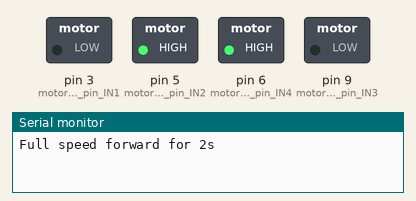
Recording of a sketch running on a simulated Arduino Uno, built with avr-gcc and run on an emulated ATmega328P. Parts: switched loads named in the sketch (green lamp = pin HIGH), the last lines printed to the serial monitor.

Above: at 0.1 s.
At 10.07 s:
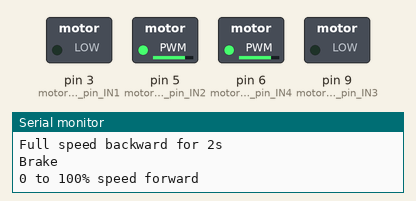
At 15.58 s:
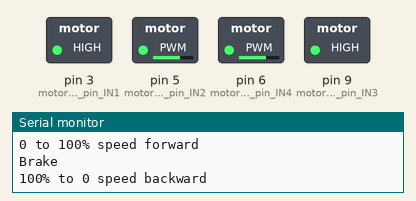
At 21.3 s:
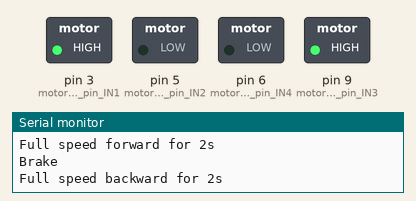
At 31.43 s:
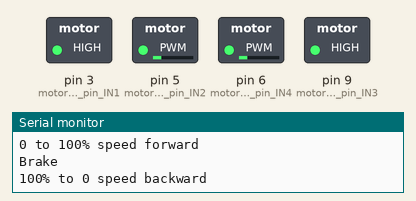
At 38.6 s:
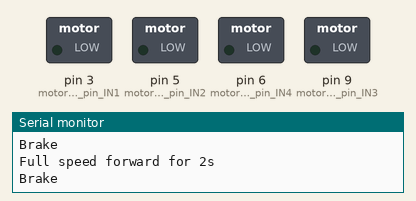
Timing chart, 0 to 40.0 s (numbered marks = the images above):
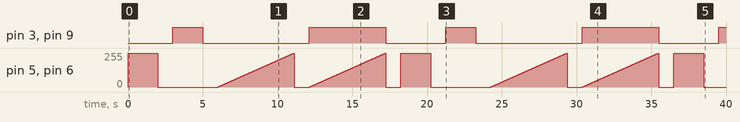

Measured:
- by itself, pin 3 (motor_board_input_pin_IN1), pin 9 (motor_board_input_pin_IN3): LOW → HIGH at 3.0 s, → LOW 2.0 s later, → HIGH 7.1 s later, → LOW 5.1 s later, … (9 changes in this stretch)

The sketch:

Motor.ino
```cpp
#define motor_board_input_pin_IN4 6
#define motor_board_input_pin_IN3 9
#define motor_board_input_pin_IN2 5
#define motor_board_input_pin_IN1 3
void Full_speed_forward();
void Full_speed_backward();
void From_0_to_100_forward();
void From_100_to_0_backward();
void brake();

void setup() {
  // put your setup code here, to run once:
  Serial.begin(9600);
pinMode(motor_board_input_pin_IN4, OUTPUT);
pinMode(motor_board_input_pin_IN3, OUTPUT);
pinMode(motor_board_input_pin_IN2, OUTPUT);
pinMode(motor_board_input_pin_IN1, OUTPUT);
}

void loop() {
  // put your main code here, to run repeatedly:
Full_speed_forward();
brake();
delay(1000);
Full_speed_backward();
brake();
delay(1000);
From_0_to_100_forward();
brake();
delay(1000);
From_100_to_0_backward();
brake();
delay(1000);
}

void Full_speed_forward(){
Serial.println("Full speed forward for 2s");
digitalWrite(motor_board_input_pin_IN2, HIGH);
digitalWrite(motor_board_input_pin_IN1, LOW);
digitalWrite(motor_board_input_pin_IN4, HIGH);
digitalWrite(motor_board_input_pin_IN3, LOW);
delay(2000);
}
void Full_speed_backward(){
Serial.println("Full speed backward for 2s");
digitalWrite(motor_board_input_pin_IN2, LOW);
digitalWrite(motor_board_input_pin_IN1, HIGH);
digitalWrite(motor_board_input_pin_IN4, LOW);
digitalWrite(motor_board_input_pin_IN3, HIGH);
delay(2000);
}

void From_0_to_100_forward(){
Serial.println("0 to 100% speed forward");
for (int i=0;i<=255;i++){
digitalWrite(motor_board_input_pin_IN1, LOW);
analogWrite(motor_board_input_pin_IN2, i);
digitalWrite(motor_board_input_pin_IN3, LOW);
analogWrite(motor_board_input_pin_IN4, i);
delay(20);
}
}

void From_100_to_0_backward(){
Serial.println("100% to 0 speed backward");
for (int i=0;i<=255;i++){
digitalWrite(motor_board_input_pin_IN1, HIGH);
analogWrite(motor_board_input_pin_IN2, i); //when i=0, the motor at fullspeed backward initially
digitalWrite(motor_board_input_pin_IN3, HIGH);
analogWrite(motor_board_input_pin_IN4, i);


delay(20);
}
}
void brake(){
Serial.println("Brake");
digitalWrite(motor_board_input_pin_IN1, LOW);
digitalWrite(motor_board_input_pin_IN3, LOW);
analogWrite(motor_board_input_pin_IN2, LOW);
digitalWrite(motor_board_input_pin_IN4, LOW);
}
```
